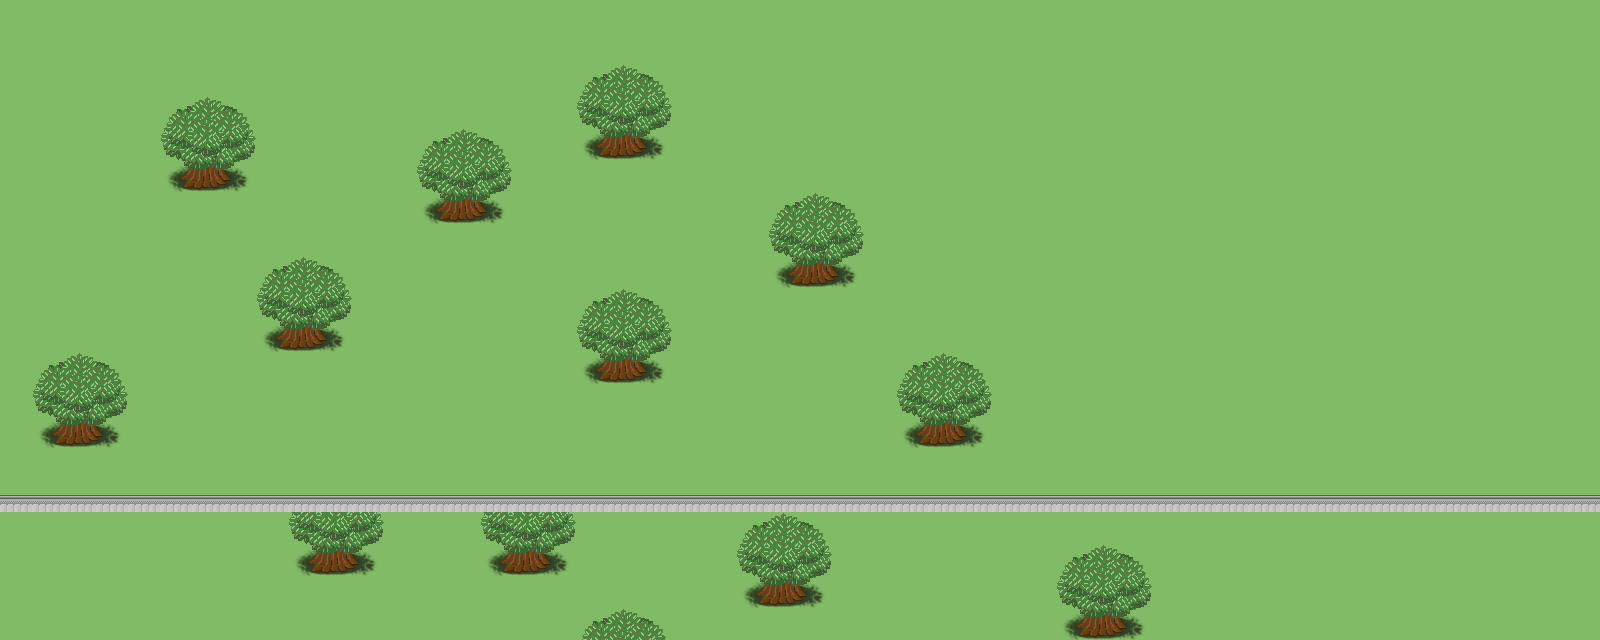

A level layout from a 2D game, rendered from its tile map. Below: a short description, then the map file with tile-grid data replaced by summaries:
An orthogonal 50x20 tile map with 32x32 px tiles, 2 tile layers (Tile Layer 2, ground).

<map version="1.0" orientation="orthogonal" width="50" height="20" tilewidth="32" tileheight="32">
 <tileset firstgid="1" name="free_tileset_version_10" tilewidth="32" tileheight="32">
  <image source="free_tileset_version_10.png" width="480" height="1216" />
  <tile id="241">
   <properties>
    <property name="solid" value="" />
   </properties>
  </tile>
  <tile id="379">
   <properties>
    <property name="solid" value="" />
   </properties>
  </tile>
  <tile id="380">
   <properties>
    <property name="solid" value="" />
   </properties>
  </tile>
  <tile id="381">
   <properties>
    <property name="solid" value="" />
   </properties>
  </tile>
  <tile id="382">
   <properties>
    <property name="solid" value="" />
   </properties>
  </tile>
 </tileset>
 <layer name="Tile Layer 2" width="50" height="20">
  <data>[1000 cells, 1000 non-empty, 5 distinct tile ids]</data>
 </layer>
 <layer name="ground" width="50" height="20">
  <data>[1000 cells, 1000 non-empty, 11 distinct tile ids]</data>
 </layer>
</map>
